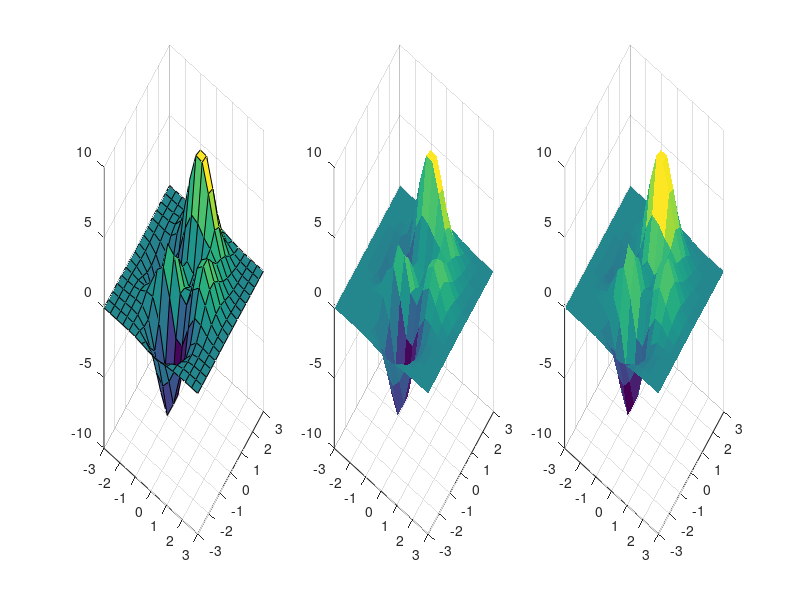

MATLAB code to generate this figure: (Note: this script raises an error after producing the figure.)
%=============================================================================
% Copyright (c) 2016-present Allan CORNET (Nelson)
%=============================================================================
% This file is part of Nelson.
%=============================================================================
% LICENCE_BLOCK_BEGIN
% SPDX-License-Identifier: LGPL-3.0-or-later
% LICENCE_BLOCK_END
%=============================================================================
% <--ADV-CLI MODE-->
%=============================================================================

close all;
%=============================================================================
f = figure('Visible', 'on', 'Position', [100 100 760 300], 'Color', [1 1 1]);
[x, y, z] = peaks(16);
subplot(1, 3, 1); surf(x, y, z); shading('faceted'); view(35, 28);
subplot(1, 3, 2); surf(x, y, z); shading('flat'); view(35, 28);
subplot(1, 3, 3); surf(x, y, z); shading('interp'); view(35, 28);
drawnow();
%=============================================================================
asserts.istrue(isgraphics(f, 'figure'));
asserts.isequal(f.Type, 'figure');
asserts.isequal(char(f.Visible), 'on');
asserts.isequal(f.Color, [1 1 1]);
axesHandles = findobj(f, 'Type', 'axes');
asserts.isequal(numel(axesHandles), 3);
for k = 1:numel(axesHandles)
  asserts.isequal(axesHandles(k).Type, 'axes');
  asserts.isequal(axesHandles(k).Parent, f);
end
close(f);
close all;
%=============================================================================
